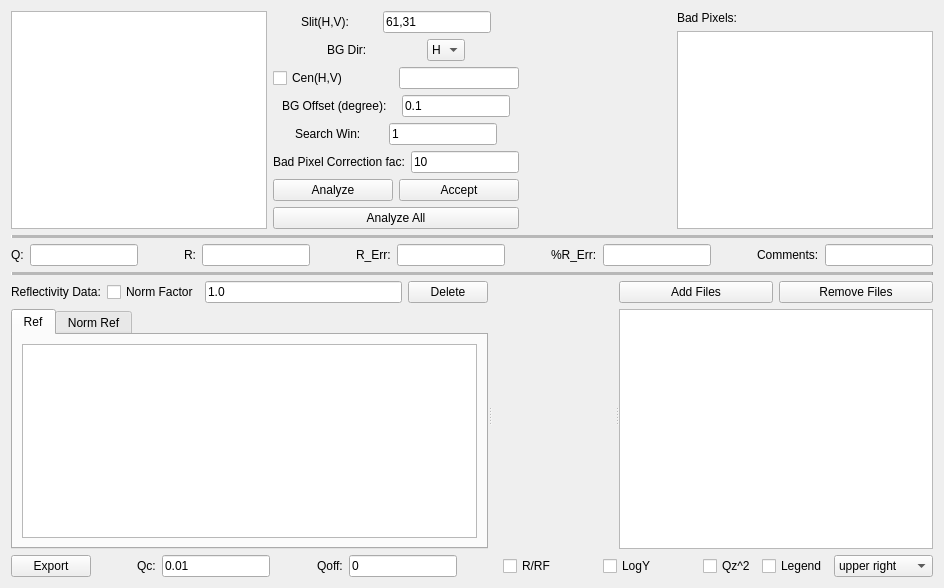
       <widget class="QWidget" name="refTab">
        <attribute name="title">
         <string>Reflectivity</string>
        </attribute>
        <layout class="QVBoxLayout" name="verticalLayout_13">
         <item>
          <layout class="QHBoxLayout" name="horizontalLayout_21">
           <item>
            <widget class="QListWidget" name="refQzListWidget">
             <property name="sizePolicy">
              <sizepolicy hsizetype="Fixed" vsizetype="Expanding">
               <horstretch>0</horstretch>
               <verstretch>0</verstretch>
              </sizepolicy>
             </property>
            </widget>
           </item>
           <item>
            <layout class="QVBoxLayout" name="verticalLayout_3">
             <property name="sizeConstraint">
              <enum>QLayout::SetNoConstraint</enum>
             </property>
             <item>
              <layout class="QHBoxLayout" name="horizontalLayout">
               <item>
                <widget class="QLabel" name="slitLabel">
                 <property name="sizePolicy">
                  <sizepolicy hsizetype="Fixed" vsizetype="Fixed">
                   <horstretch>0</horstretch>
                   <verstretch>0</verstretch>
                  </sizepolicy>
                 </property>
                 <property name="text">
                  <string>Slit(H,V):</string>
                 </property>
                </widget>
               </item>
               <item>
                <widget class="QLineEdit" name="refSlitLineEdit">
                 <property name="sizePolicy">
                  <sizepolicy hsizetype="Fixed" vsizetype="Fixed">
                   <horstretch>0</horstretch>
                   <verstretch>0</verstretch>
                  </sizepolicy>
                 </property>
                 <property name="text">
                  <string>61,31</string>
                 </property>
                </widget>
               </item>
              </layout>
             </item>
             <item>
              <layout class="QHBoxLayout" name="horizontalLayout_20">
               <item>
                <widget class="QLabel" name="bgDirLabel">
                 <property name="sizePolicy">
                  <sizepolicy hsizetype="Fixed" vsizetype="Preferred">
                   <horstretch>0</horstretch>
                   <verstretch>0</verstretch>
                  </sizepolicy>
                 </property>
                 <property name="text">
                  <string>BG Dir:</string>
                 </property>
                </widget>
               </item>
               <item>
                <widget class="QComboBox" name="refBGDirComboBox">
                 <property name="sizePolicy">
                  <sizepolicy hsizetype="Fixed" vsizetype="Fixed">
                   <horstretch>0</horstretch>
                   <verstretch>0</verstretch>
                  </sizepolicy>
                 </property>
                 <item>
                  <property name="text">
                   <string>H</string>
                  </property>
                 </item>
                 <item>
                  <property name="text">
                   <string>V</string>
                  </property>
                 </item>
                </widget>
               </item>
              </layout>
             </item>
             <item>
              <layout class="QHBoxLayout" name="horizontalLayout_22">
               <item>
                <widget class="QCheckBox" name="refCenCheckBox">
                 <property name="text">
                  <string>Cen(H,V)</string>
                 </property>
                </widget>
               </item>
               <item>
                <widget class="QLineEdit" name="refCenLineEdit">
                 <property name="sizePolicy">
                  <sizepolicy hsizetype="Minimum" vsizetype="Fixed">
                   <horstretch>0</horstretch>
                   <verstretch>0</verstretch>
                  </sizepolicy>
                 </property>
                </widget>
               </item>
              </layout>
             </item>
             <item>
              <layout class="QHBoxLayout" name="horizontalLayout_4">
               <item>
                <widget class="QLabel" name="bgOffLabel">
                 <property name="sizePolicy">
                  <sizepolicy hsizetype="Fixed" vsizetype="Fixed">
                   <horstretch>0</horstretch>
                   <verstretch>0</verstretch>
                  </sizepolicy>
                 </property>
                 <property name="text">
                  <string>BG Offset (degree):</string>
                 </property>
                </widget>
               </item>
               <item>
                <widget class="QLineEdit" name="refBGOffLineEdit">
                 <property name="sizePolicy">
                  <sizepolicy hsizetype="Maximum" vsizetype="Fixed">
                   <horstretch>0</horstretch>
                   <verstretch>0</verstretch>
                  </sizepolicy>
                 </property>
                 <property name="text">
                  <string>0.1</string>
                 </property>
                </widget>
               </item>
              </layout>
             </item>
             <item>
              <layout class="QHBoxLayout" name="horizontalLayout_5">
               <item>
                <widget class="QLabel" name="label_10">
                 <property name="sizePolicy">
                  <sizepolicy hsizetype="Fixed" vsizetype="Fixed">
                   <horstretch>0</horstretch>
                   <verstretch>0</verstretch>
                  </sizepolicy>
                 </property>
                 <property name="text">
                  <string>Search Win:</string>
                 </property>
                </widget>
               </item>
               <item>
                <widget class="QLineEdit" name="refSeaWinLineEdit">
                 <property name="sizePolicy">
                  <sizepolicy hsizetype="Fixed" vsizetype="Fixed">
                   <horstretch>0</horstretch>
                   <verstretch>0</verstretch>
                  </sizepolicy>
                 </property>
                 <property name="text">
                  <string>1</string>
                 </property>
                </widget>
               </item>
              </layout>
             </item>
             <item>
              <layout class="QHBoxLayout" name="horizontalLayout_6">
               <item>
                <widget class="QLabel" name="bpcFacLabel">
                 <property name="sizePolicy">
                  <sizepolicy hsizetype="Fixed" vsizetype="Fixed">
                   <horstretch>0</horstretch>
                   <verstretch>0</verstretch>
                  </sizepolicy>
                 </property>
                 <property name="text">
                  <string>Bad Pixel Correction fac:</string>
                 </property>
                </widget>
               </item>
               <item>
                <widget class="QLineEdit" name="refBPCFacLineEdit">
                 <property name="sizePolicy">
                  <sizepolicy hsizetype="Preferred" vsizetype="Fixed">
                   <horstretch>0</horstretch>
                   <verstretch>0</verstretch>
                  </sizepolicy>
                 </property>
                 <property name="text">
                  <string>10</string>
                 </property>
                </widget>
               </item>
              </layout>
             </item>
             <item>
              <layout class="QHBoxLayout" name="horizontalLayout_17">
               <item>
                <widget class="QPushButton" name="refAnalyzePushButton">
                 <property name="sizePolicy">
                  <sizepolicy hsizetype="Preferred" vsizetype="Fixed">
                   <horstretch>0</horstretch>
                   <verstretch>0</verstretch>
                  </sizepolicy>
                 </property>
                 <property name="text">
                  <string>Analyze</string>
                 </property>
                </widget>
               </item>
               <item>
                <widget class="QPushButton" name="refAcceptPushButton">
                 <property name="text">
                  <string>Accept</string>
                 </property>
                </widget>
               </item>
              </layout>
             </item>
             <item>
              <widget class="QPushButton" name="refAnalyzeAllPushButton">
               <property name="text">
                <string>Analyze All</string>
               </property>
              </widget>
             </item>
            </layout>
           </item>
           <item>
            <widget class="Mpl2DWidget" name="refADDataPlotWidget" native="true">
             <property name="sizePolicy">
              <sizepolicy hsizetype="Expanding" vsizetype="Expanding">
               <horstretch>0</horstretch>
               <verstretch>0</verstretch>
              </sizepolicy>
             </property>
            </widget>
           </item>
           <item>
            <layout class="QVBoxLayout" name="verticalLayout_10">
             <property name="sizeConstraint">
              <enum>QLayout::SetNoConstraint</enum>
             </property>
             <item>
              <widget class="QLabel" name="label_11">
               <property name="sizePolicy">
                <sizepolicy hsizetype="Fixed" vsizetype="Fixed">
                 <horstretch>0</horstretch>
                 <verstretch>0</verstretch>
                </sizepolicy>
               </property>
               <property name="text">
                <string>Bad Pixels:</string>
               </property>
              </widget>
             </item>
             <item>
              <widget class="QListWidget" name="refBadPixListWidget">
               <property name="sizePolicy">
                <sizepolicy hsizetype="Preferred" vsizetype="Expanding">
                 <horstretch>0</horstretch>
                 <verstretch>0</verstretch>
                </sizepolicy>
               </property>
              </widget>
             </item>
            </layout>
           </item>
          </layout>
         </item>
         <item>
          <widget class="Line" name="line">
           <property name="sizePolicy">
            <sizepolicy hsizetype="Minimum" vsizetype="Fixed">
             <horstretch>0</horstretch>
             <verstretch>0</verstretch>
            </sizepolicy>
           </property>
           <property name="frameShadow">
            <enum>QFrame::Raised</enum>
           </property>
           <property name="lineWidth">
            <number>1</number>
           </property>
           <property name="midLineWidth">
            <number>10</number>
           </property>
           <property name="orientation">
            <enum>Qt::Horizontal</enum>
           </property>
          </widget>
         </item>
         <item>
          <layout class="QHBoxLayout" name="horizontalLayout_7">
           <item>
            <widget class="QLabel" name="QLabel">
             <property name="sizePolicy">
              <sizepolicy hsizetype="Fixed" vsizetype="Fixed">
               <horstretch>0</horstretch>
               <verstretch>0</verstretch>
              </sizepolicy>
             </property>
             <property name="text">
              <string>Q:</string>
             </property>
            </widget>
           </item>
           <item>
            <widget class="QLineEdit" name="refQLineEdit">
             <property name="sizePolicy">
              <sizepolicy hsizetype="Fixed" vsizetype="Fixed">
               <horstretch>0</horstretch>
               <verstretch>0</verstretch>
              </sizepolicy>
             </property>
            </widget>
           </item>
           <item>
            <spacer name="horizontalSpacer_2">
             <property name="orientation">
              <enum>Qt::Horizontal</enum>
             </property>
             <property name="sizeHint" stdset="0">
              <size>
               <width>40</width>
               <height>20</height>
              </size>
             </property>
            </spacer>
           </item>
           <item>
            <widget class="QLabel" name="label_5">
             <property name="sizePolicy">
              <sizepolicy hsizetype="Fixed" vsizetype="Fixed">
               <horstretch>0</horstretch>
               <verstretch>0</verstretch>
              </sizepolicy>
             </property>
             <property name="text">
              <string>R:</string>
             </property>
            </widget>
           </item>
           <item>
            <widget class="QLineEdit" name="refRLineEdit">
             <property name="sizePolicy">
              <sizepolicy hsizetype="Fixed" vsizetype="Fixed">
               <horstretch>0</horstretch>
               <verstretch>0</verstretch>
              </sizepolicy>
             </property>
            </widget>
           </item>
           <item>
            <spacer name="horizontalSpacer_15">
             <property name="orientation">
              <enum>Qt::Horizontal</enum>
             </property>
             <property name="sizeHint" stdset="0">
              <size>
               <width>40</width>
               <height>20</height>
              </size>
             </property>
            </spacer>
           </item>
           <item>
            <widget class="QLabel" name="label_6">
             <property name="sizePolicy">
              <sizepolicy hsizetype="Fixed" vsizetype="Fixed">
               <horstretch>0</horstretch>
               <verstretch>0</verstretch>
              </sizepolicy>
             </property>
             <property name="text">
              <string>R_Err:</string>
             </property>
            </widget>
           </item>
           <item>
            <widget class="QLineEdit" name="refRErrLineEdit">
             <property name="sizePolicy">
              <sizepolicy hsizetype="Fixed" vsizetype="Fixed">
               <horstretch>0</horstretch>
               <verstretch>0</verstretch>
              </sizepolicy>
             </property>
            </widget>
           </item>
           <item>
            <spacer name="horizontalSpacer_16">
             <property name="orientation">
              <enum>Qt::Horizontal</enum>
             </property>
             <property name="sizeHint" stdset="0">
              <size>
               <width>40</width>
               <height>20</height>
              </size>
             </property>
            </spacer>
           </item>
           <item>
            <widget class="QLabel" name="label_7">
             <property name="sizePolicy">
              <sizepolicy hsizetype="Fixed" vsizetype="Fixed">
               <horstretch>0</horstretch>
               <verstretch>0</verstretch>
              </sizepolicy>
             </property>
             <property name="text">
              <string>%R_Err:</string>
             </property>
            </widget>
           </item>
           <item>
            <widget class="QLineEdit" name="refPerRErrLineEdit">
             <property name="sizePolicy">
              <sizepolicy hsizetype="Fixed" vsizetype="Fixed">
               <horstretch>0</horstretch>
               <verstretch>0</verstretch>
              </sizepolicy>
             </property>
            </widget>
           </item>
           <item>
            <spacer name="horizontalSpacer_17">
             <property name="orientation">
              <enum>Qt::Horizontal</enum>
             </property>
             <property name="sizeHint" stdset="0">
              <size>
               <width>40</width>
               <height>20</height>
              </size>
             </property>
            </spacer>
           </item>
           <item>
            <widget class="QLabel" name="label_13">
             <property name="text">
              <string>Comments:</string>
             </property>
            </widget>
           </item>
           <item>
            <widget class="QLineEdit" name="refComLineEdit"/>
           </item>
          </layout>
         </item>
         <item>
          <widget class="Line" name="line_2">
           <property name="frameShadow">
            <enum>QFrame::Raised</enum>
           </property>
           <property name="lineWidth">
            <number>1</number>
           </property>
           <property name="midLineWidth">
            <number>10</number>
           </property>
           <property name="orientation">
            <enum>Qt::Horizontal</enum>
           </property>
          </widget>
         </item>
         <item>
          <widget class="QSplitter" name="splitter_2">
           <property name="orientation">
            <enum>Qt::Horizontal</enum>
           </property>
           <widget class="QWidget" name="layoutWidget">
            <layout class="QVBoxLayout" name="verticalLayout_9">
             <item>
              <layout class="QHBoxLayout" name="horizontalLayout_9">
               <item>
                <widget class="QLabel" name="reflectivityDataLabel">
                 <property name="text">
                  <string>Reflectivity Data:</string>
                 </property>
                </widget>
               </item>
               <item>
                <widget class="QCheckBox" name="refNormFacCheckBox">
                 <property name="text">
                  <string>Norm Factor</string>
                 </property>
                </widget>
               </item>
               <item>
                <widget class="QLineEdit" name="refNormLineEdit">
                 <property name="text">
                  <string>1.0</string>
                 </property>
                </widget>
               </item>
               <item>
                <widget class="QPushButton" name="refDelPushButton">
                 <property name="text">
                  <string>Delete</string>
                 </property>
                </widget>
               </item>
              </layout>
             </item>
             <item>
              <widget class="QTabWidget" name="refDataTabWidget">
               <property name="currentIndex">
                <number>0</number>
               </property>
               <widget class="QWidget" name="tab">
                <attribute name="title">
                 <string>Ref</string>
                </attribute>
                <layout class="QVBoxLayout" name="verticalLayout_4">
                 <item>
                  <widget class="QListWidget" name="refDataListWidget">
                   <property name="selectionMode">
                    <enum>QAbstractItemView::ExtendedSelection</enum>
                   </property>
                  </widget>
                 </item>
                </layout>
               </widget>
               <widget class="QWidget" name="tab_2">
                <attribute name="title">
                 <string>Norm Ref</string>
                </attribute>
                <layout class="QVBoxLayout" name="verticalLayout_5">
                 <item>
                  <widget class="QListWidget" name="refNormRefListWidget"/>
                 </item>
                </layout>
               </widget>
              </widget>
             </item>
            </layout>
           </widget>
           <widget class="MplWidget" name="refRefDataPlotwidget" native="true">
            <property name="sizePolicy">
             <sizepolicy hsizetype="Expanding" vsizetype="Expanding">
              <horstretch>0</horstretch>
              <verstretch>0</verstretch>
             </sizepolicy>
            </property>
           </widget>
           <widget class="QWidget" name="layoutWidget">
            <layout class="QVBoxLayout" name="verticalLayout_11">
             <item>
              <layout class="QHBoxLayout" name="horizontalLayout_23">
               <item>
                <widget class="QPushButton" name="refAddFilePushButton">
                 <property name="sizePolicy">
                  <sizepolicy hsizetype="Preferred" vsizetype="Fixed">
                   <horstretch>0</horstretch>
                   <verstretch>0</verstretch>
                  </sizepolicy>
                 </property>
                 <property name="text">
                  <string>Add Files</string>
                 </property>
                </widget>
               </item>
               <item>
                <widget class="QPushButton" name="refRemoveFilePushButton">
                 <property name="sizePolicy">
                  <sizepolicy hsizetype="Preferred" vsizetype="Fixed">
                   <horstretch>0</horstretch>
                   <verstretch>0</verstretch>
                  </sizepolicy>
                 </property>
                 <property name="text">
                  <string>Remove Files</string>
                 </property>
                </widget>
               </item>
              </layout>
             </item>
             <item>
              <widget class="QListWidget" name="refRefFileListWidget">
               <property name="sizePolicy">
                <sizepolicy hsizetype="Preferred" vsizetype="Expanding">
                 <horstretch>0</horstretch>
                 <verstretch>0</verstretch>
                </sizepolicy>
               </property>
               <property name="selectionMode">
                <enum>QAbstractItemView::ExtendedSelection</enum>
               </property>
              </widget>
             </item>
            </layout>
           </widget>
          </widget>
         </item>
         <item>
          <layout class="QHBoxLayout" name="horizontalLayout_16">
           <item>
            <widget class="QPushButton" name="refExportPushButton">
             <property name="text">
              <string>Export</string>
             </property>
            </widget>
           </item>
           <item>
            <spacer name="horizontalSpacer_21">
             <property name="orientation">
              <enum>Qt::Horizontal</enum>
             </property>
             <property name="sizeHint" stdset="0">
              <size>
               <width>40</width>
               <height>20</height>
              </size>
             </property>
            </spacer>
           </item>
           <item>
            <widget class="QLabel" name="label_8">
             <property name="text">
              <string>Qc:</string>
             </property>
            </widget>
           </item>
           <item>
            <widget class="QLineEdit" name="refQcLineEdit">
             <property name="text">
              <string>0.01</string>
             </property>
            </widget>
           </item>
           <item>
            <spacer name="horizontalSpacer_29">
             <property name="orientation">
              <enum>Qt::Horizontal</enum>
             </property>
             <property name="sizeHint" stdset="0">
              <size>
               <width>40</width>
               <height>20</height>
              </size>
             </property>
            </spacer>
           </item>
           <item>
            <widget class="QLabel" name="label_14">
             <property name="text">
              <string>Qoff:</string>
             </property>
            </widget>
           </item>
           <item>
            <widget class="QLineEdit" name="refQoffLineEdit">
             <property name="text">
              <string>0</string>
             </property>
            </widget>
           </item>
           <item>
            <spacer name="horizontalSpacer_30">
             <property name="orientation">
              <enum>Qt::Horizontal</enum>
             </property>
             <property name="sizeHint" stdset="0">
              <size>
               <width>40</width>
               <height>20</height>
              </size>
             </property>
            </spacer>
           </item>
           <item>
            <widget class="QCheckBox" name="refRRFCheckBox">
             <property name="text">
              <string>R/RF</string>
             </property>
            </widget>
           </item>
           <item>
            <spacer name="horizontalSpacer_18">
             <property name="orientation">
              <enum>Qt::Horizontal</enum>
             </property>
             <property name="sizeHint" stdset="0">
              <size>
               <width>40</width>
               <height>20</height>
              </size>
             </property>
            </spacer>
           </item>
           <item>
            <widget class="QCheckBox" name="refLogYCheckBox">
             <property name="text">
              <string>LogY</string>
             </property>
            </widget>
           </item>
           <item>
            <spacer name="horizontalSpacer_19">
             <property name="orientation">
              <enum>Qt::Horizontal</enum>
             </property>
             <property name="sizeHint" stdset="0">
              <size>
               <width>40</width>
               <height>20</height>
              </size>
             </property>
            </spacer>
           </item>
           <item>
            <widget class="QCheckBox" name="refQzSqrCheckBox">
             <property name="text">
              <string>Qz^2</string>
             </property>
            </widget>
           </item>
           <item>
            <widget class="QCheckBox" name="refLegendCheckBox">
             <property name="text">
              <string>Legend</string>
             </property>
            </widget>
           </item>
           <item>
            <widget class="QComboBox" name="refLegendLocComboBox">
             <item>
              <property name="text">
               <string>upper right</string>
              </property>
             </item>
             <item>
              <property name="text">
               <string>upper left</string>
              </property>
             </item>
             <item>
              <property name="text">
               <string>lower right</string>
              </property>
             </item>
             <item>
              <property name="text">
               <string>lower right</string>
              </property>
             </item>
             <item>
              <property name="text">
               <string>right</string>
              </property>
             </item>
             <item>
              <property name="text">
               <string>center left</string>
              </property>
             </item>
             <item>
              <property name="text">
               <string>center right</string>
              </property>
             </item>
             <item>
              <property name="text">
               <string>lower center</string>
              </property>
             </item>
             <item>
              <property name="text">
               <string>upper center</string>
              </property>
             </item>
             <item>
              <property name="text">
               <string>center</string>
              </property>
             </item>
            </widget>
           </item>
          </layout>
         </item>
        </layout>
       </widget>
